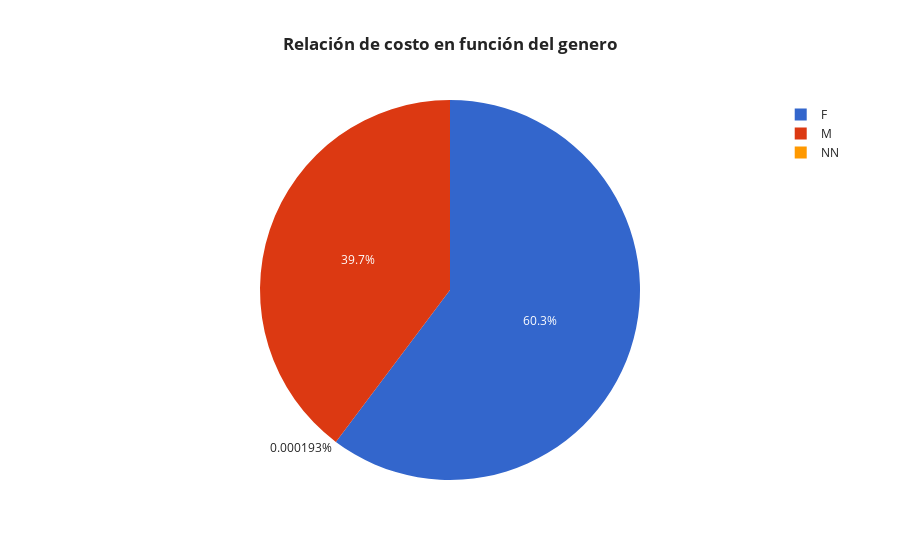

The notebook cell saved with this chart:
### Code cell
base = Seguro_salud.groupby(['Sexo_codigo'])[['Precio']].sum().sort_values('Precio', ascending = True).reset_index().head(5)

# Gráfica
fig = px.pie(base, values = 'Precio', names ='Sexo_codigo',
             title= '<b>Relación de costo en función del genero<b>',
             color_discrete_sequence=px.colors.qualitative.G10)

# # Agrear etiquetas a las porciones
fig.update_layout(
    template = 'simple_white',
    title_x = 0.5)

fig.show()

### Figure 1 — Plotly figure (JSON) as saved in the notebook; plotly's stock layout.template omitted (floating-point values rounded to 4 significant figures)
{"data": [{"domain": {"x": [0, 1], "y": [0, 1]}, "hovertemplate": "Sexo_codigo=%{label}<br>Precio=%{value}<extra></extra>", "labels": ["NN", "M", "F"], "legendgroup": "", "name": "", "showlegend": true, "type": "pie", "values": [216800.0, 44630000000.0, 67660000000.0]}], "layout": {"legend": {"tracegroupgap": 0}, "piecolorway": ["#3366CC", "#DC3912", "#FF9900", "#109618", "#990099", "#0099C6", "#DD4477", "#66AA00", "#B82E2E", "#316395"], "title": {"text": "<b>Relación de costo en función del genero<b>", "x": 0.5}}}
